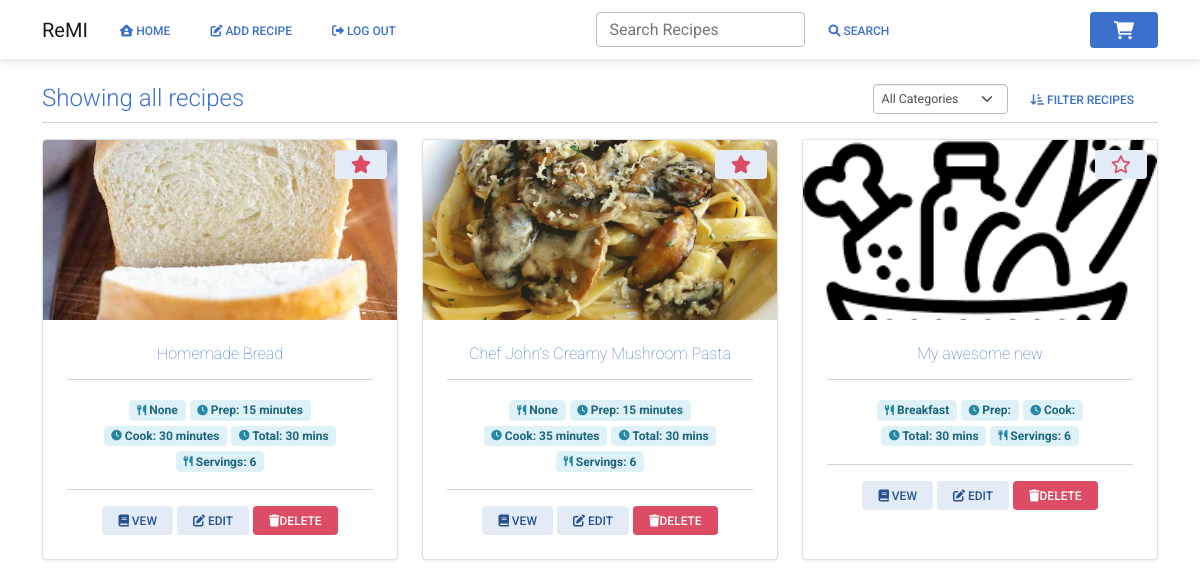
/all_recipes (signed in), run on an earlier commit of the app's database.
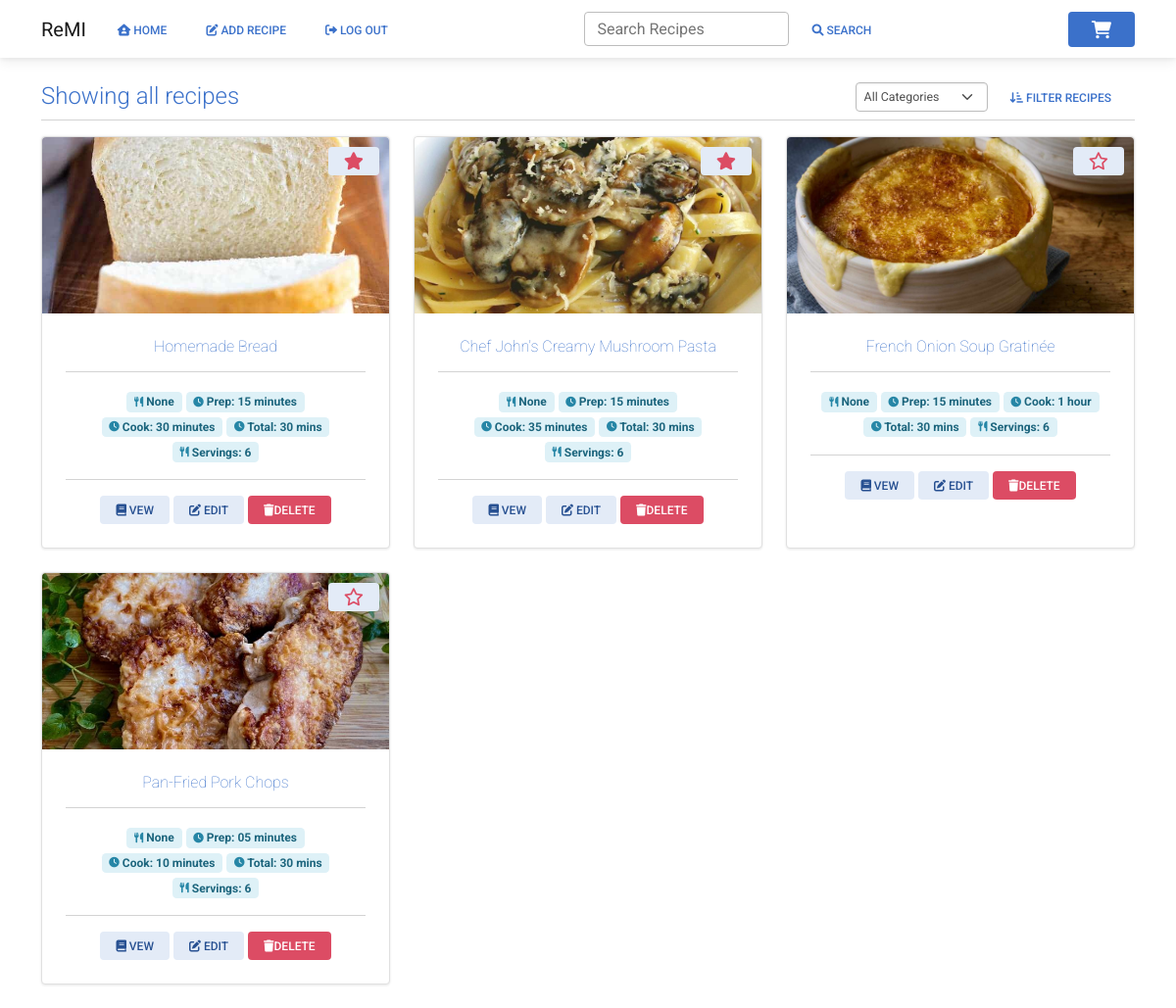
And on a later commit of the database.
### website/models.py (models this page shows)
class Recipe(db.Model):
    id = db.Column(db.Integer, primary_key=True)
    uuid = db.Column(db.Integer, primary_key=False)
    username = db.Column(db.Integer, db.ForeignKey('user.id'))
    recipe_name = db.Column(db.String(200))
    prep_time = db.Column(db.Integer, primary_key=False)
    cook_time = db.Column(db.Integer, primary_key=False)
    total_time = db.Column(db.Integer, primary_key=False)
    ingredients = db.Column(db.String())
    servings = db.Column(db.String())
    ingredients_quantity = db.Column(db.String())
    ingredients_measurement = db.Column(db.String())
    instructions = db.Column(db.String())
    instructions_json = db.Column(db.String())
    original_url = db.Column(db.String())
    date_parsed = db.Column(db.String())
    image = db.Column(db.String())
    favorite = db.Column(db.Boolean, default=False)
    category = db.Column(db.String())
    ingredient_list = db.relationship('Ingredients')
    tags = db.relationship('Tag', secondary=recipe_tag, backref='recipe')

### website/views.py (the view, shortened to what this page needs)
@views.route('/all_recipes', methods=['GET', 'POST'])
@login_required
def all_recipes():
    shopping_list = ShoppingList.query.count()
    session['shopping_list'] = shopping_list
    recipes = Recipe.query.filter_by(username=current_user.id).all()
    page_title = "Showing all recipes"
    return render_template("all_recipes.html", user=current_user, recipes=recipes, shopping_list=shopping_list, page_title=page_title)

### website/__init__.py (called while the page is built)
def create_app():
    app = Flask(__name__)
    app.config['SECRET_KEY'] = 'sdf897sdf987'
    app.config['SQLALCHEMY_DATABASE_URI'] = f'sqlite:///{DB_NAME}'
    db.init_app(app)
    migrate.init_app(app, db)
    from .views import views
    from .auth import auth
    app.register_blueprint(views, url_prefix='/')
    app.register_blueprint(auth, url_prefix='/')
    from .models import User, Recipe
    with app.app_context():
        db.create_all()
    login_manager = LoginManager()
    login_manager.login_view = 'auth.login'
    login_manager.init_app(app)
    @login_manager.user_loader
    def load_user(id):
        return User.query.get(int(id))
    return app

### website/templates/all_recipes.html (shortened to what this page needs)
{% extends "base.html" %} {% block title %}Home{% endblock %} {% block content
%}
<br />
<div class="container">
  <div class="row mb-2">
    <div class="col">
      <h1 class="display-6 text-primary mb-0" style="font-size: 1.5rem">
        {{ page_title }}
      </h1>
    </div>
    <div class="col d-flex justify-content-end">
      <form method="POST">
        <div class="input-group input-group-sm w-100 text-end">
          <select
            class="form-select rounded"
            id="sort_method"
            name="sort_method"
          >
            <option value="all">All Categories</option>
          </select>
          <div class="input-group-append">
            <button type="submit" class="btn btn-link">
              <i class="fa-solid fa-arrow-down-short-wide"></i> Filter Recipes
            </button>
          </div>
        </div>
      </form>
    </div>
  </div>
  <div class="row">
    <div class="col">
      <hr class="mt-0" />
    </div>
  </div>
  <div class="row">
    {% for recipe in recipes %}
    <div class="d-flex justify-content-between col-lg-4 col-md-3 col-sm-6">
      <div class="card mb-4 shadow-2 border" style="border-radius: 4px">
        <img
          class="card-img-top"
          src="{{ url_for('static', filename=recipe.image) }}"
          style="
            width: 100%;
            height: 15vw;
            object-fit: cover;
            border-top-left-radius: 4px;
            border-top-right-radius: 4px;
          "
        />
        {% if recipe.favorite == True %}
        <button
          class="btn btn-secondary btn-sm"
          onclick="remove_favorite('{{ recipe.id }}')"
          style="position: absolute; top: 10px; right: 10px"
        >
        </button>
        {% else %}
        <button
          class="btn btn-secondary btn-sm"
          onclick="add_favorite('{{ recipe.id }}')"
          style="position: absolute; top: 10px; right: 10px"
        >
        </button>
        {% endif %}
        <div class="card-body text-center rounded-4">
          <h6 class="card-title">
            <span class="text-primary fw-lighter"
              >{{ recipe.recipe_name }}</span
            >
          </h6>
          <hr />
          <span class="badge badge-info"
            > {{ recipe.category }}</span
          >
          <span class="badge badge-info"
            > Prep: {{ recipe.prep_time
            }}</span
          >
          <span class="badge badge-info"
            > Cook: {{ recipe.cook_time
            }}</span
          >
          <span class="badge badge-info"
            > Total: 30 mins</span
          >
          <span class="badge badge-info"
            > Servings: 6</span
          >
          <hr />
          <a
            href="view_recipe/{{ recipe.uuid }}"
            class="btn btn-secondary btn-sm shadow-none"
            ><i class="fa fa-book"></i> Vew
          </a>
          <a
            href="edit_recipe/{{ recipe.uuid }}"
            type="button"
            class="btn btn-secondary btn-sm shadow-none"
            ><i class="fa-solid fa-pen-to-square"></i>
            Edit
          </a>
          <button
            type="button"
            class="btn btn-danger btn-sm shadow-none"
            data-mdb-toggle="modal"
            data-mdb-target="#delete_recipe"
            data-recipe-title="{{ recipe.recipe_name }}"
            data-recipe-uuid="{{ recipe.uuid }}"
          >
            <i class="fa fa-trash"></i>Delete
          </button>
        </div>
      </div>
    </div>
    {% endfor %}
  </div>
</div>
{% endblock %}

### website/templates/base.html (shortened to what this page needs)
<!DOCTYPE html>
<html>
<head>
    <link href="https://cdnjs.cloudflare.com/ajax/libs/font-awesome/6.0.0/css/all.min.css" rel="stylesheet" />
    <link href="https://cdnjs.cloudflare.com/ajax/libs/mdb-ui-kit/6.0.1/mdb.min.css" rel="stylesheet" />
    <link rel="stylesheet" href="{{ url_for('static', filename='main.css') }}">
    <link rel="stylesheet" href="https://cdn.jsdelivr.net/npm/select2@4.1.0-rc.0/dist/css/select2.min.css" />
    <link rel="stylesheet"
        href="https://cdn.jsdelivr.net/npm/select2-bootstrap-5-theme@1.3.0/dist/select2-bootstrap-5-theme.min.css" />
</head>
<body>
    <nav class="navbar navbar-expand-lg navbar-light">
        <div class="container">
            <div class="d-flex">
                <div class="collapse navbar-collapse" id="navbarSupportedContent">
                    <a class="navbar-brand" href="#">ReMI</a>
                    <ul class="navbar-nav mr-auto">
                        {% if user.is_authenticated %}
                        <li class="nav-item">
                            <a class="btn btn-link px-3 me-2" id="home" href="/"><i class="fa-solid fa-house-user"></i>
                                Home</a>
                        </li>
                        <li class="nav-item">
                            <a class="btn btn-link px-3 me-2" id="add_recipe" href="/add_recipe"><i
                                    class="fa-solid fa-pen-to-square"></i> Add Recipe</a>
                        </li>
                        <li class="nav-item">
                            <a class="btn btn-link px-3 me-2" id="logout" href="/logout"><i
                                    class="fa-solid fa-right-from-bracket"></i> Log Out</a>
                        </li>
                        {% endif %}
                    </ul>
                </div>
            </div>
            <div class="navbar-nav flex-row d-none d-md-flex">
                <form method="POST" action="/search" class="input-group w-auto my-auto d-none d-sm-flex">
                    <input autocomplete="off" type="search" name="search_query" class="form-control rounded" placeholder="Search Recipes"
                        style="min-width: 125px;" />
                    <button class="btn btn-link" type="submit"><i class="fa-solid fa-magnifying-glass"></i> Search</button>
                </form>
            </div>
            <div class="visible_cart d-flex align-items-center">
                <a href="/cart" class="visible_cart btn btn-primary shadow-none position-relative">
                </a>
            </div>
        </div>
    </nav>
        {% block content %}
        {% endblock %}
</body>
</html>

What changed in the data, as far as the page shows it:
removed Recipe: image (picture), recipe_name "My awesome new", category "Breakfast"
added Recipe: image (picture), recipe_name "French Onion Soup Gratinée", category "None", prep_time "15 minutes", cook_time "1 hour"
added Recipe: image (picture), recipe_name "Pan-Fried Pork Chops", category "None", prep_time "05 minutes", cook_time "10 minutes"
